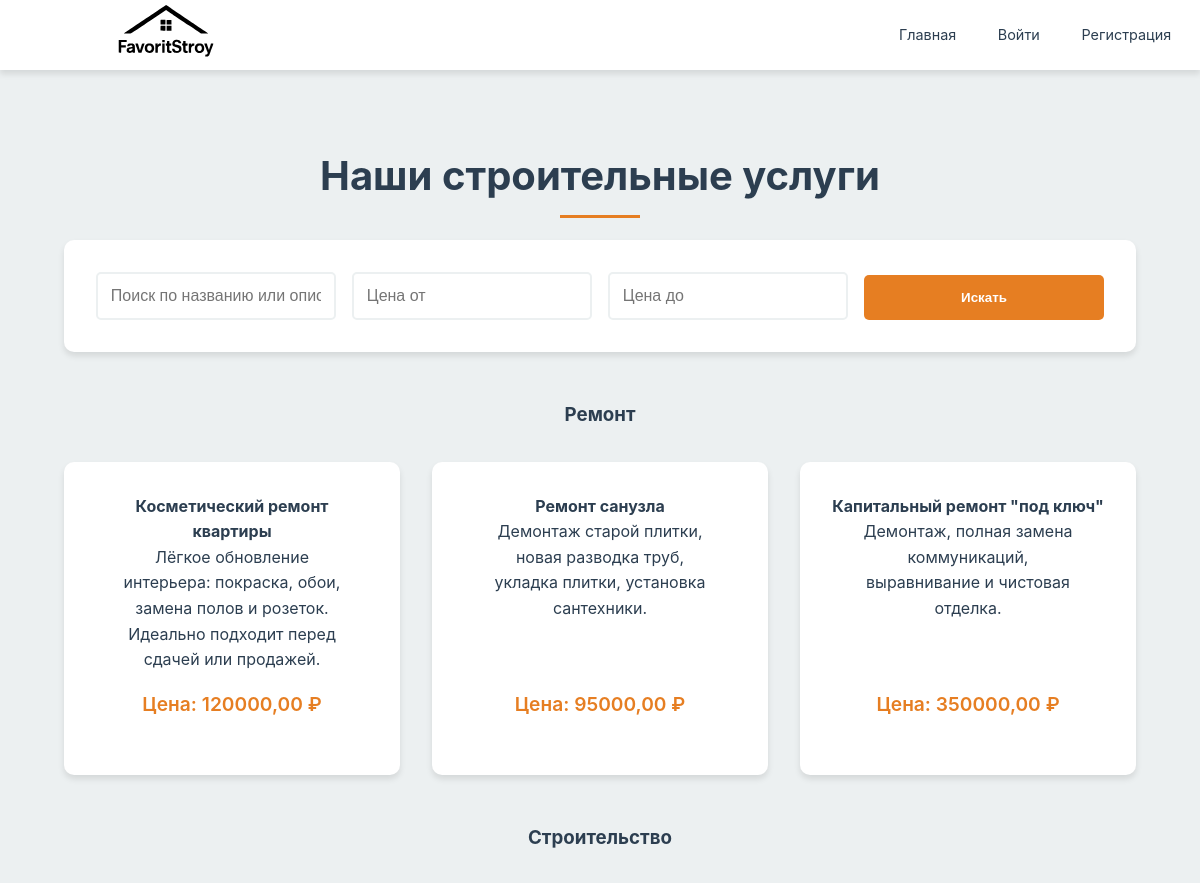
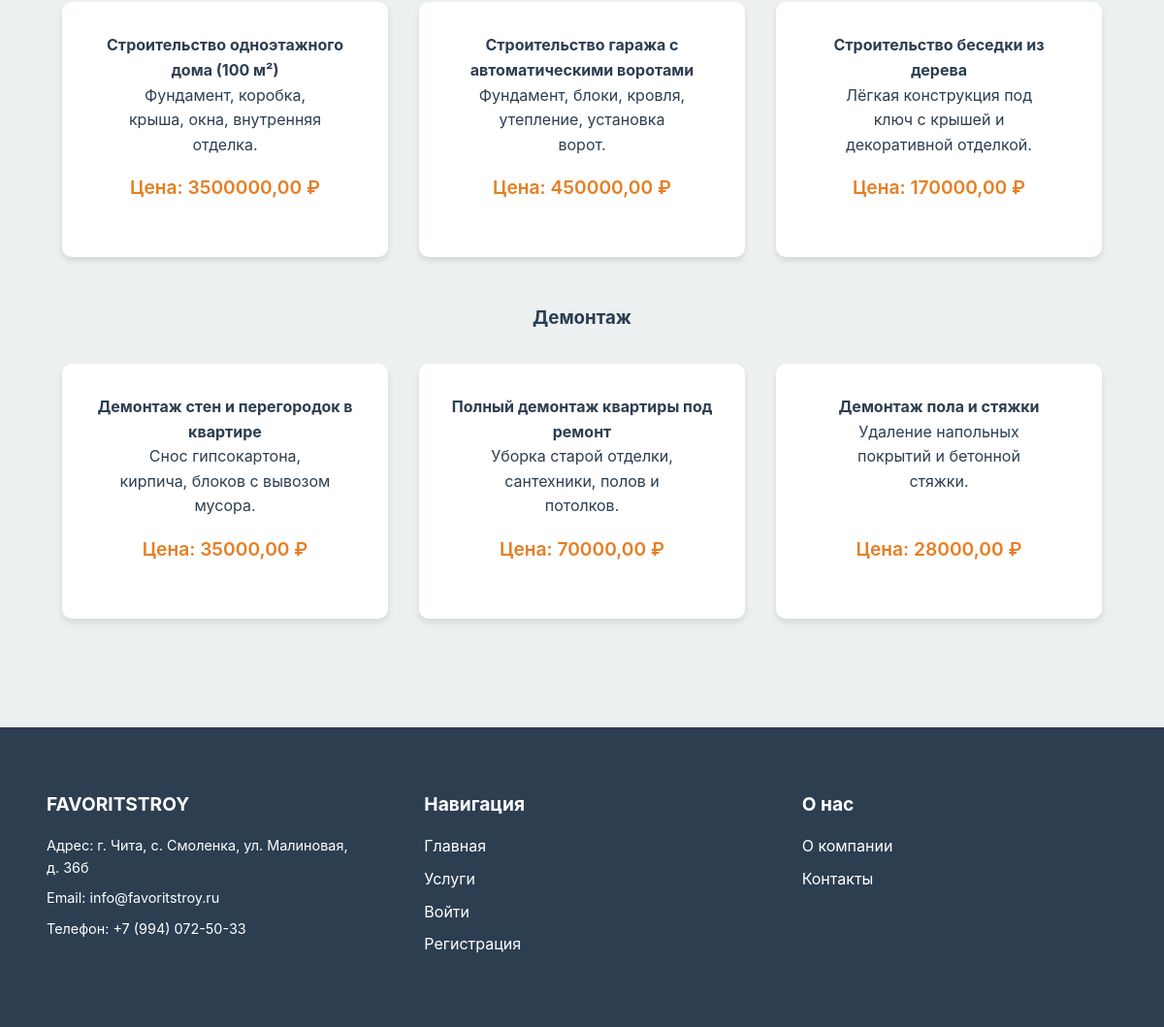
Page /services/ on the committed database (2 pictures, top to bottom).
### services/models.py (models this page shows, shortened)
class Service(models.Model):
    CATEGORY_CHOICES = [
        ('remont', 'Ремонт'),
        ('stroitelstvo', 'Строительство'),
        ('otdelka', 'Отделка'),
        ('demontazh', 'Демонтаж'),
        ('proektirovanie', 'Проектирование'),
    ]
    title = models.CharField(max_length=200)
    description = models.TextField()
    price = models.DecimalField(max_digits=10, decimal_places=2)
    image = models.ImageField(upload_to='services/', blank=True)
    category = models.CharField(
        max_length=20,
        choices=CATEGORY_CHOICES,
        default='stroitelstvo'
    )

### services/views.py (the view)
# urls.py: path('', views.services_list, name='services_list'),
def services_list(request):
    query = request.GET.get('q', '')
    min_price = request.GET.get('min_price')
    max_price = request.GET.get('max_price')
    services = Service.objects.all()
    if query:
        services = services.filter(
            Q(title__icontains=query) |
            Q(description__icontains=query)
        )
    if min_price:
        services = services.filter(price__gte=min_price)
    if max_price:
        services = services.filter(price__lte=max_price)
    category_labels = dict(Service.CATEGORY_CHOICES)
    services_by_category = []
    for key, label in category_labels.items():
        filtered_services = services.filter(category=key)
        if filtered_services.exists():
            services_by_category.append((label, filtered_services))
    context = {
        'services_by_category': services_by_category,
        'query': query,
        'min_price': min_price,
        'max_price': max_price,
    }
    return render(request, 'services_list.html', context)

### templates/services_list.html (shortened to what this page needs)
{% extends 'base.html' %}
{% block content %}
<section class="services-list">
    <div class="section-content">
        <h2>Наши строительные услуги</h2>
        <form method="get" class="search-form">
            <div class="filter-group">
                <input type="text" name="q" placeholder="Поиск по названию или описанию" value="{{ query }}" class="filter-input">
            </div>
            <div class="filter-group">
                <input type="number" name="min_price" placeholder="Цена от" value="{{ min_price }}" class="filter-input">
            </div>
            <div class="filter-group">
                <input type="number" name="max_price" placeholder="Цена до" value="{{ max_price }}" class="filter-input">
            </div>
            <button type="submit" class="filter-button">Искать</button>
        </form>
        {% for category_label, services in services_by_category %}
            <h3>{{ category_label }}</h3>
            <div class="services-grid">
                {% for service in services %}
                    <div class="service-card">
                        <h4>{{ service.title }}</h4>
                        <p class="description">{{ service.description }}</p>
                        <p class="price">Цена: {{ service.price }} ₽</p>
                    </div>
                {% endfor %}
            </div>
        {% empty %}
            <p>Услуги не найдены.</p>
        {% endfor %}
    </div>
</section>
{% endblock %}

### static/styles/css/style.css (style rules this page uses)
:root { --primary-color: #2C3E50; --secondary-color: #E67E22; --accent-color: #3498DB; --text-color: #2C3E50; --light-gray: #ECF0F1; --white: #FFFFFF; --shadow: 0 4px 6px rgba(0, 0, 0, 0.1); --transition: all 0.3s ease; }
* { margin: 0; padding: 0; box-sizing: border-box; }
body { font-family: 'Inter', sans-serif; line-height: 1.6; color: var(--text-color); background-color: var(--light-gray); min-height: 100vh; display: flex; flex-direction: column; }
.section-content { max-width: 1200px; margin: 0 auto; text-align: center; }
.section-content h2 { font-size: 2.5rem; color: var(--primary-color); margin-bottom: 2rem; position: relative; display: inline-block; }
.section-content h2::after { content: ''; position: absolute; bottom: -10px; left: 50%; transform: translateX(-50%); width: 80px; height: 3px; background: var(--secondary-color); }
.section-content p { font-size: 1.1rem; line-height: 1.8; color: var(--text-color); max-width: 800px; margin: 0 auto 1.5rem; }
.services-grid { display: grid; grid-template-columns: repeat(auto-fit, minmax(300px, 1fr)); gap: 2rem; margin: 3rem 0; }
.service-card { background: var(--white); padding: 2rem; border-radius: 10px; box-shadow: var(--shadow); transition: var(--transition); text-align: center; }
.service-card p { color: var(--text-color); font-size: 1rem; line-height: 1.6; }
.services-list { padding: 2rem; background: var(--light-gray); min-height: calc(100vh - 200px); }
.services-list .section-content { max-width: 1200px; margin: 0 auto; }
.services-list h2 { text-align: center; font-size: 2.5rem; color: var(--primary-color); margin-bottom: 2rem; position: relative; }
.services-list h2::after { content: ''; position: absolute; bottom: -10px; left: 50%; transform: translateX(-50%); width: 80px; height: 3px; background: var(--secondary-color); }
.search-form { background: var(--white); padding: 2rem; border-radius: 10px; box-shadow: var(--shadow); margin-bottom: 3rem; display: grid; grid-template-columns: repeat(auto-fit, minmax(200px, 1fr)); gap: 1rem; align-items: end; }
.filter-group { display: flex; flex-direction: column; gap: 0.5rem; }
.filter-input { width: 100%; padding: 0.8rem; border: 2px solid var(--light-gray); border-radius: 5px; transition: var(--transition); font-size: 1rem; }
.filter-button { background: var(--secondary-color); color: var(--white); padding: 0.8rem 1.5rem; border: none; border-radius: 5px; cursor: pointer; transition: var(--transition); font-weight: 600; height: 45px; }
.services-list .services-grid { display: grid; grid-template-columns: repeat(auto-fill, minmax(300px, 1fr)); gap: 2rem; margin-top: 2rem; }
.services-list .service-card { background: var(--white); border-radius: 10px; overflow: hidden; box-shadow: var(--shadow); transition: var(--transition); display: flex; flex-direction: column; }
.services-list .service-card .description { color: var(--text-color); padding: 0 1.5rem; margin-bottom: 1rem; flex-grow: 1; line-height: 1.6; }
.services-list .service-card .price { color: var(--secondary-color); font-size: 1.2rem; font-weight: 600; padding: 0 1.5rem; margin-bottom: 1.5rem; }

### rows in the picture
Service: title "Косметический ремонт квартиры", description "Лёгкое обновление интерьера: покраска, обои, замена полов и розеток. Идеально подходит перед сдачей или продажей.", price "120000,00"
Service: title "Ремонт санузла", description "Демонтаж старой плитки, новая разводка труб, укладка плитки, установка сантехники.", price "95000,00"
Service: title "Капитальный ремонт \"под ключ\"", description "Демонтаж, полная замена коммуникаций, выравнивание и чистовая отделка.", price "350000,00"
Service: title "Строительство одноэтажного дома (100 м²)", description "Фундамент, коробка, крыша, окна, внутренняя отделка.", price "3500000,00"
Service: title "Строительство гаража с автоматическими воротами", description "Фундамент, блоки, кровля, утепление, установка ворот.", price "450000,00"
Service: title "Строительство беседки из дерева", description "Лёгкая конструкция под ключ с крышей и декоративной отделкой.", price "170000,00"
Service: title "Демонтаж стен и перегородок в квартире", description "Снос гипсокартона, кирпича, блоков с вывозом мусора.", price "35000,00"
Service: title "Полный демонтаж квартиры под ремонт", description "Уборка старой отделки, сантехники, полов и потолков.", price "70000,00"
Service: title "Демонтаж пола и стяжки", description "Удаление напольных покрытий и бетонной стяжки.", price "28000,00"

### other values in the picture
{{ category_label }} "Ремонт" "Строительство" "Демонтаж"
